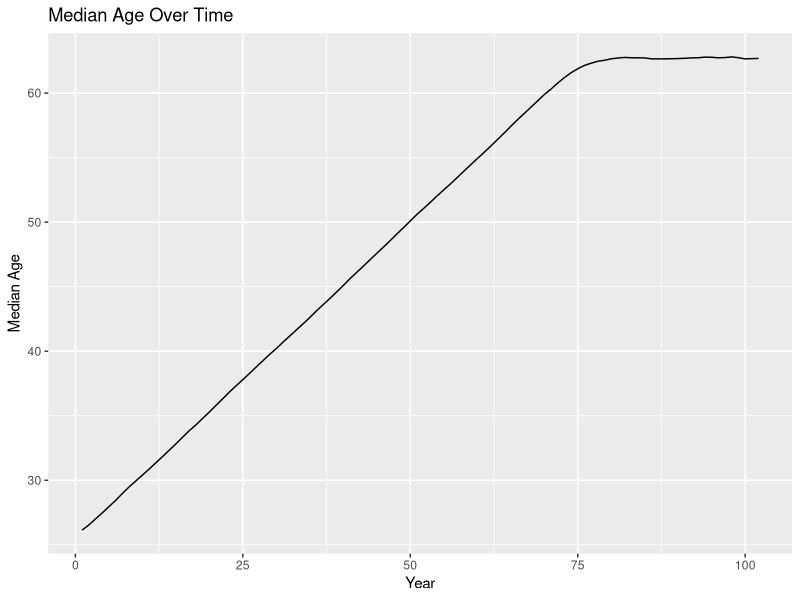
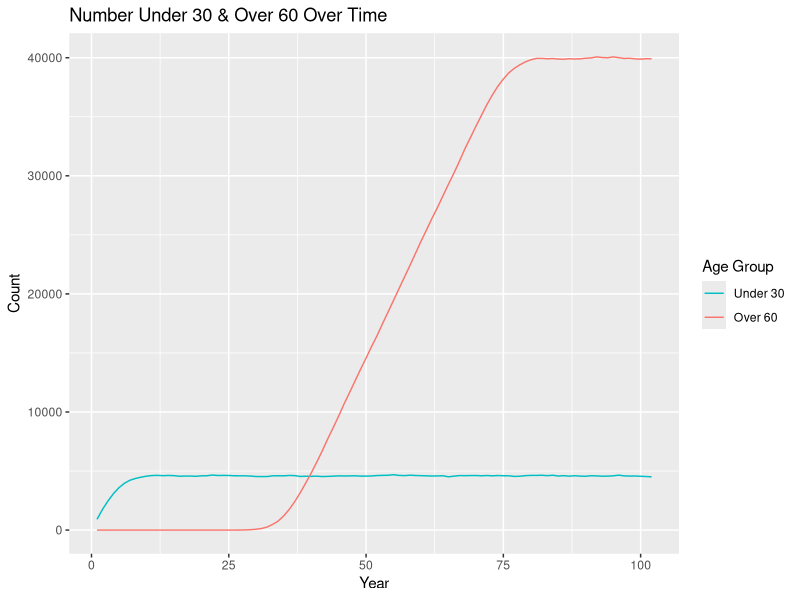
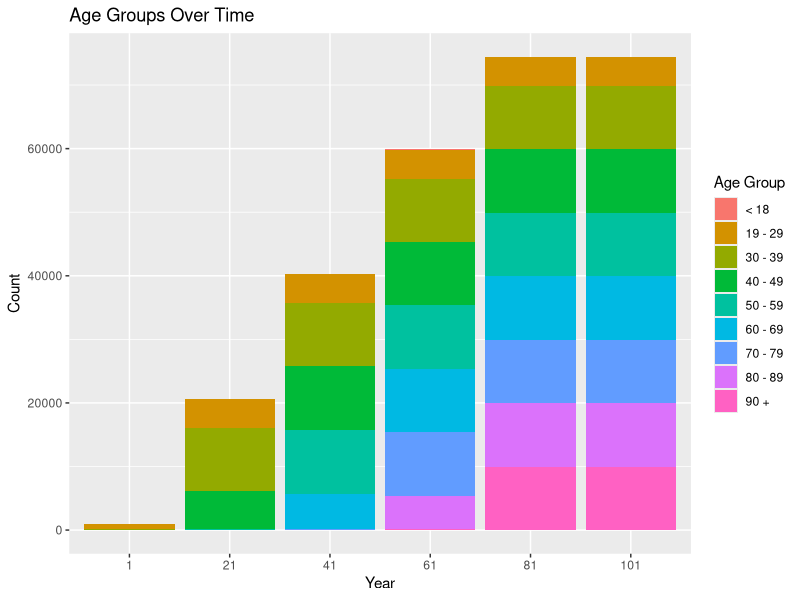
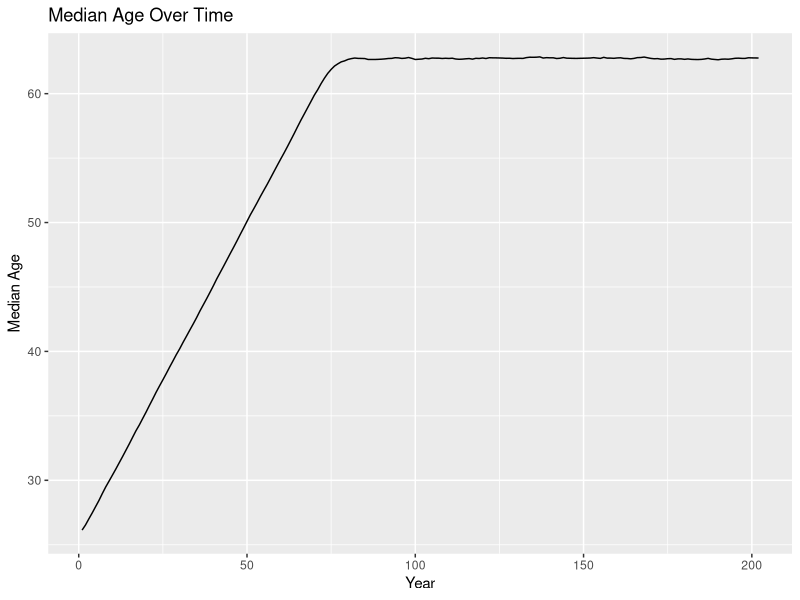
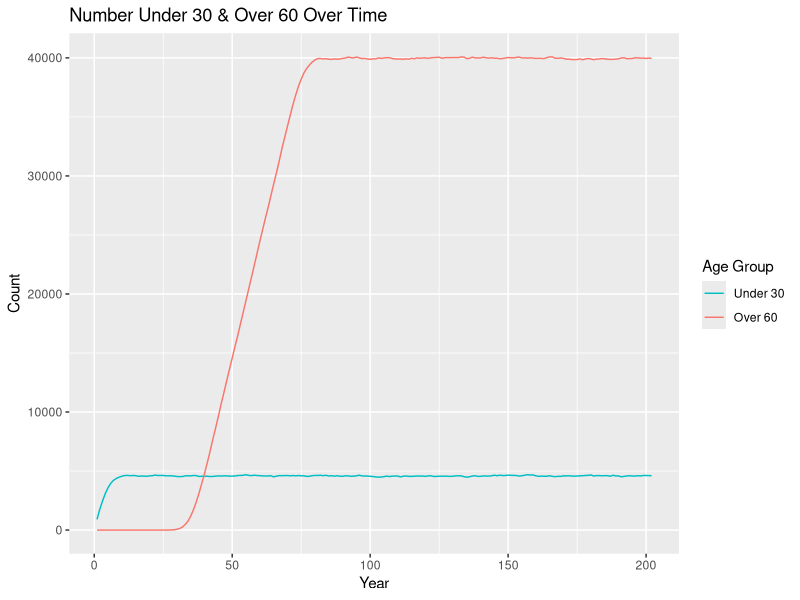
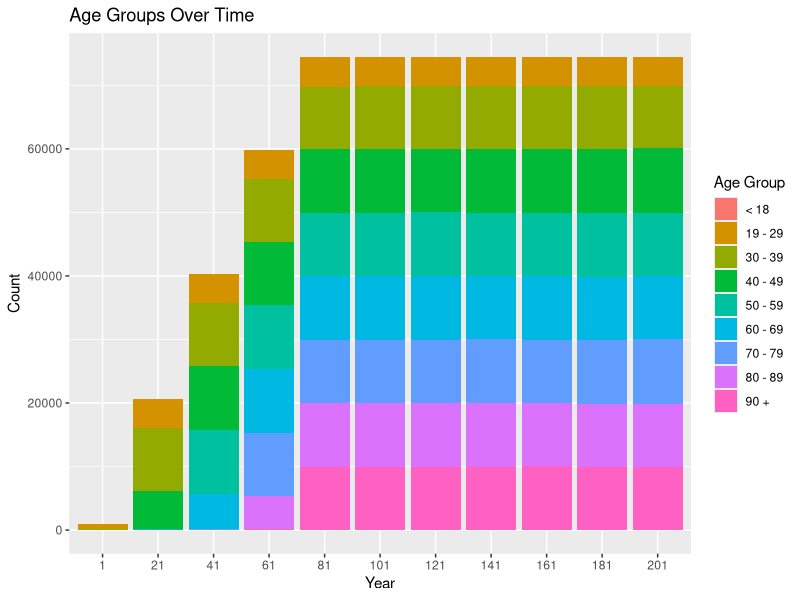

These figures' R source, in order: (Note: this script raises an error after producing the figures.)
## ---- chunk 1
knitr::opts_chunk$set(echo = TRUE)
## ---- chunk 2
library(tidyverse)
## ---- chunk 3
set.seed(12345)
## ---- chunk 4
population <- 
  rnorm(n = 1000, mean = 26, sd = 3) %>% 
  enframe() %>% 
  select(value) %>% 
  rename(original_age = value) %>% 
  mutate(current_age = original_age, years_incarcerated = 0) %>% 
  mutate(odds_of_removal = case_when(current_age < 19 ~ 0.007,
                                     current_age >= 19 & current_age < 30 ~ 0.0013,
                                     current_age >= 30 & current_age < 40 ~ 0.0019,
                                     current_age >= 40 & current_age < 50 ~ 0.0040,
                                     current_age >= 50 & current_age < 60 ~ 0.0088,
                                     current_age >= 60 & current_age < 70 ~ 0.0178,
                                     current_age >= 70 & current_age < 80 ~ 0.0439,
                                     current_age >= 80 & current_age < 90 ~ 0.1345,
                                     current_age >= 90 ~ 0.1345))
  # mutate(eligible_for_parole = FALSE)

overall <-
  tibble(year = 1, total_population = nrow(population), 
         median_age = median(population$current_age)) %>% 
  mutate("< 18" = pull(count(filter(population, current_age < 19))),
         "19 - 29" = pull(count(filter(population, current_age >= 19 & current_age < 30))),
         "30 - 39" = pull(count(filter(population, current_age >= 30 & current_age < 40))),
         "40 - 49" = pull(count(filter(population, current_age >= 40 & current_age < 50))),
         "50 - 59" = pull(count(filter(population, current_age >= 50 & current_age < 60))),
         "60 - 69" = pull(count(filter(population, current_age >= 60 & current_age < 70))),
         "70 - 79" = pull(count(filter(population, current_age >= 70 & current_age < 80))),
         "80 - 89" = pull(count(filter(population, current_age >= 80 & current_age < 90))),
         "90 +" = pull(count(filter(population, current_age >= 90))))
## ---- chunk 5
one_year_population <- function(data) {
  # age & years incarcerated increases by 1
  data$current_age <- data$current_age + 1
  data$years_incarcerated <- data$years_incarcerated + 1
  
  # updates odds of removal
  data$odds_of_removal <- case_when(data$current_age < 19 ~ 0.007,
                                    data$current_age >= 19 & data$current_age < 30 ~ 0.0013,
                                    data$current_age >= 30 & data$current_age < 40 ~ 0.0019,
                                    data$current_age >= 40 & data$current_age < 50 ~ 0.0040,
                                    data$current_age >= 50 & data$current_age < 60 ~ 0.0088,
                                    data$current_age >= 60 & data$current_age < 70 ~ 0.0178,
                                    data$current_age >= 70 & data$current_age < 80 ~ 0.0439,
                                    data$current_age >= 80 & data$current_age < 90 ~ 0.1345,
                                    data$current_age >= 90 ~ 0.1345)
  
  # NOT TOTALLY FUNCTIONAL??? may have to change to sample_n()
  # also maybe: sample(x = c(AGE GROUPS), size = 0.01*nrow(population), replace = TRUE,
  #                   prob = c(ASSOCIATED MORTALITY RATES, ADJUSTED TO ADD TO 1.0))
  # this would generate a vector of age groups to remove & we would have to somehow randomly 
  # select x number of people associated with randomly selected age groups to remove
  # randomly removes 1 percent with probability weights based on odds of removal
  data <- data[-sample(x = 1:nrow(population), size = 0.01*nrow(population), 
                       prob = population$odds_of_removal),]
  
  # adds 1000 more
  incoming <- 
    rnorm(n = 1000, mean = 26, sd = 3) %>% 
    enframe() %>% 
    select(value) %>% 
    rename(original_age = value) %>% 
    mutate(current_age = original_age, years_incarcerated = 0) %>% 
    mutate(odds_of_removal = case_when(current_age < 19 ~ 0.007,
                                       current_age >= 19 & current_age < 30 ~ 0.0013,
                                       current_age >= 30 & current_age < 40 ~ 0.0019,
                                       current_age >= 40 & current_age < 50 ~ 0.0040,
                                       current_age >= 50 & current_age < 60 ~ 0.0088,
                                       current_age >= 60 & current_age < 70 ~ 0.0178,
                                       current_age >= 70 & current_age < 80 ~ 0.0439,
                                       current_age >= 80 & current_age < 90 ~ 0.1345,
                                       current_age >= 90 ~ 0.1345))
    #mutate(eligible_for_parole = FALSE)
  data <- rbind(data, incoming)
  
  # removes any observations with age greater than 100
  data <- data %>% 
    filter(current_age < 100)
}

one_year_overall <- function(data, p) {
    incoming <-
      tibble(year = last(data$year) + 1, total_population = nrow(p),
             median_age = median(p$current_age)) %>% 
        mutate("< 18" = pull(count(filter(p, current_age < 19))),
               "19 - 29" = pull(count(filter(p, current_age >= 19 & current_age < 30))),
               "30 - 39" = pull(count(filter(p, current_age >= 30 & current_age < 40))),
               "40 - 49" = pull(count(filter(p, current_age >= 40 & current_age < 50))),
               "50 - 59" = pull(count(filter(p, current_age >= 50 & current_age < 60))),
               "60 - 69" = pull(count(filter(p, current_age >= 60 & current_age < 70))),
               "70 - 79" = pull(count(filter(p, current_age >= 70 & current_age < 80))),
               "80 - 89" = pull(count(filter(p, current_age >= 80 & current_age < 90))),
               "90 +" = pull(count(filter(p, current_age >= 90))))
    data <- rbind(data, incoming)
}
## ---- chunk 6
population <- one_year_population(population)
overall <- one_year_overall(overall, population)

# extend 100 years until stable
test_population <- population
test_overall <- overall
for (i in 1:100) {
  test_population <- one_year_population(test_population)
  test_overall <- one_year_overall(test_overall, test_population)
}
## ---- chunk 7
ggplot(data = test_overall, mapping = aes(x = year, y = median_age)) +
  geom_line() +
  labs(title = "Median Age Over Time", x = "Year", y = "Median Age")

test_overall %>% 
  mutate(under_30 = `19 - 29` + `< 18`, 
         over_60 = `60 - 69` + `70 - 79` + `80 - 89` + `90 +`) %>% 
  select(year, under_30, over_60) %>% 
  ggplot(data = ., mapping = aes(x = year, group = 1)) +
  geom_line(mapping = aes(y = under_30, color = "under_30")) +
  geom_line(mapping = aes(y = over_60, color = "over_60")) +
  labs(title = "Number Under 30 & Over 60 Over Time", x = "Year", y = "Count") +
  scale_color_discrete(name = "Age Group",
                       breaks = c("under_30", "over_60"), labels = c("Under 30", "Over 60"))

test_overall_long <- test_overall %>% 
  select(year, `< 18`:`90 +`) %>% 
  mutate(year = as.character(year)) %>% 
  pivot_longer(-year, names_to = "age_group", values_to = "count") %>% 
  filter(year == "1" | year == "21" | year == "41" | year == "61" | year == "81" | year == "101")

ggplot(data = test_overall_long, mapping = aes(x = year, y = count, fill = age_group)) +
  geom_bar(position = "stack", stat = "identity") +
  labs(title = "Age Groups Over Time", x = "Year", y = "Count") +
  scale_x_discrete(limits = c("1", "21", "41", "61", "81", "101")) +
  scale_fill_discrete(name = "Age Group",
                      breaks = c("< 18", "19 - 29", "30 - 39", "40 - 49", "50 - 59", "60 - 69",
                                 "70 - 79", "80 - 89", "90 +"))
## ---- chunk 8
bar_race <- test_overall %>% 
  select(year, `< 18`:`90 +`) %>% 
  mutate(year = as.character(year)) %>% 
  pivot_longer(-year, names_to = "age_group", values_to = "count") %>% 
  pivot_wider(names_from = "year", values_from = "count")
## ---- chunk 9
test_population_e <- test_population
test_overall_e <- test_overall
for (i in 1:100) {
  test_population_e <- one_year_population(test_population_e)
  test_overall_e <- one_year_overall(test_overall_e, test_population_e)
}
## ---- chunk 10
ggplot(data = test_overall_e, mapping = aes(x = year, y = median_age)) +
  geom_line() +
  labs(title = "Median Age Over Time", x = "Year", y = "Median Age")

test_overall_e %>% 
  mutate(under_30 = `19 - 29` + `< 18`, 
         over_60 = `60 - 69` + `70 - 79` + `80 - 89` + `90 +`) %>% 
  select(year, under_30, over_60) %>% 
  ggplot(data = ., mapping = aes(x = year, group = 1)) +
  geom_line(mapping = aes(y = under_30, color = "under_30")) +
  geom_line(mapping = aes(y = over_60, color = "over_60")) +
  labs(title = "Number Under 30 & Over 60 Over Time", x = "Year", y = "Count") +
  scale_color_discrete(name = "Age Group",
                       breaks = c("under_30", "over_60"), labels = c("Under 30", "Over 60"))

test_overall_e_long <- test_overall_e %>% 
  select(year, `< 18`:`90 +`) %>% 
  mutate(year = as.character(year)) %>% 
  pivot_longer(-year, names_to = "age_group", values_to = "count") %>% 
  filter(year == "1" | year == "21" | year == "41" | year == "61" | year == "81" | 
           year == "101" | year == "121" | year == "141" | year == "161" | year == "181" |
           year == "201")

ggplot(data = test_overall_e_long, mapping = aes(x = year, y = count, fill = age_group)) +
  geom_bar(position = "stack", stat = "identity") +
  labs(title = "Age Groups Over Time", x = "Year", y = "Count") +
  scale_x_discrete(limits = c("1", "21", "41", "61", "81", "101", "121", "141", "161", "181", 
                              "201")) +
  scale_fill_discrete(name = "Age Group",
                      breaks = c("< 18", "19 - 29", "30 - 39", "40 - 49", "50 - 59", "60 - 69",
                                 "70 - 79", "80 - 89", "90 +"))

bar_race_e <- test_overall_e %>% 
  select(year, `< 18`:`90 +`) %>% 
  mutate(year = as.character(year)) %>% 
  pivot_longer(-year, names_to = "age_group", values_to = "count") %>% 
  pivot_wider(names_from = "year", values_from = "count")
## ---- chunk 11
one_year_parole <- function(data) {
  # age & years incarcerated increases by 1
  data$current_age <- data$current_age + 1
  data$years_incarcerated <- data$years_incarcerated + 1
  
  # updates odds of removal
  data$odds_of_removal <- case_when(data$current_age < 19 ~ 0.007,
                                    data$current_age >= 19 & data$current_age < 30 ~ 0.0013,
                                    data$current_age >= 30 & data$current_age < 40 ~ 0.0019,
                                    data$current_age >= 40 & data$current_age < 50 ~ 0.0040,
                                    data$current_age >= 50 & data$current_age < 60 ~ 0.0088,
                                    data$current_age >= 60 & data$current_age < 70 ~ 0.0178,
                                    data$current_age >= 70 & data$current_age < 80 ~ 0.0439,
                                    data$current_age >= 80 & data$current_age < 90 ~ 0.1345,
                                    data$current_age >= 90 ~ 0.1345)
  
  # NOT TOTALLY FUNCTIONAL!!!
  # if incarcerated for more than 20 years, odds of removal increases 10 percent
  # checks if eligible for parole
  # if eligibility has been checked and odds of removal has increased, does not increase again
  if (data$years_incarcerated > 20 & !data$eligible_for_parole) {
    data$odds_of_removal <- data$odds_of_removal + 0.1
    data$eligible_for_parole <- TRUE
  }
  
  # randomly removes 1 percent
  data <- data[-sample(x = 1:nrow(population), size = 0.01*nrow(population), 
                       prob = population$odds_of_removal),]
  
  # adds 1000 more
  incoming <- 
    rnorm(n = 1000, mean = 26, sd = 3) %>% 
    enframe() %>% 
    select(value) %>% 
    rename(original_age = value) %>% 
    mutate(current_age = original_age, years_incarcerated = 0, eligible_for_parole = FALSE) %>% 
    mutate(odds_of_removal = case_when(current_age < 19 ~ 0.007,
                                       current_age >= 19 & current_age < 30 ~ 0.0013,
                                       current_age >= 30 & current_age < 40 ~ 0.0019,
                                       current_age >= 40 & current_age < 50 ~ 0.0040,
                                       current_age >= 50 & current_age < 60 ~ 0.0088,
                                       current_age >= 60 & current_age < 70 ~ 0.0178,
                                       current_age >= 70 & current_age < 80 ~ 0.0439,
                                       current_age >= 80 & current_age < 90 ~ 0.1345,
                                       current_age >= 90 ~ 0.1345))
  data <- rbind(data, incoming)
  
  # removes any observations with age greater than 100
  data <- data %>% 
    filter(current_age < 100)
}
## ---- chunk 12
parole_population <- population %>% 
  mutate(eligible_for_parole = FALSE)
parole_overall <- overall

for (i in 1:100) {
  parole_population <- one_year_parole(parole_population)
  parole_overall <- one_year_overall(parole_overall, parole_population)
}
